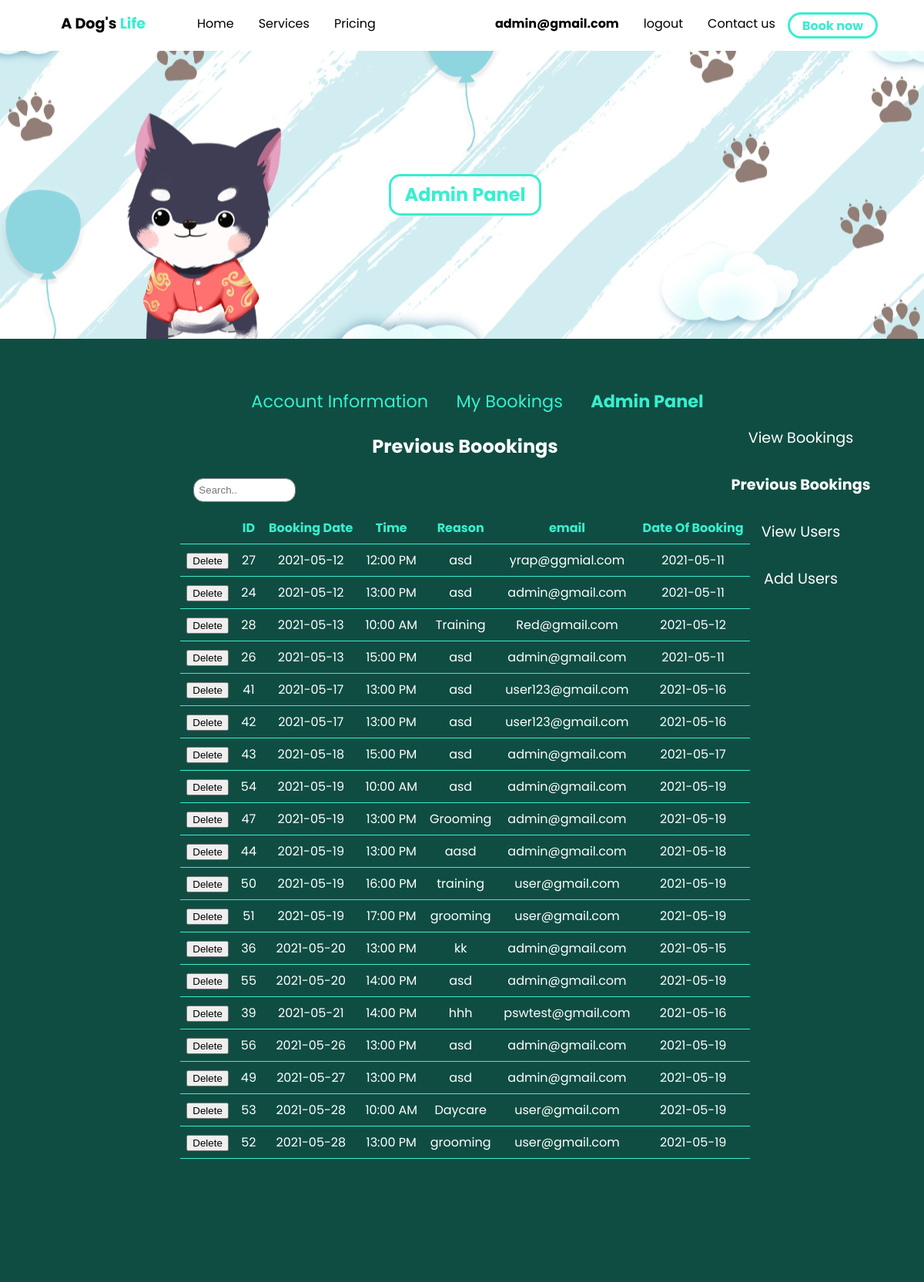
The app's page /php/account/admin/adminPrevBookings.php (signed in) with its own data.
### tables this page shows
CREATE TABLE `booking` (
  `id` int(4) NOT NULL,
  `name` varchar(20) NOT NULL,
  `surname` varchar(20) NOT NULL,
  `email` varchar(20) NOT NULL,
  `Pnumber` varchar(12) NOT NULL,
  `bookedDate` date NOT NULL,
  `time` time NOT NULL,
  `reason` varchar(50) NOT NULL,
  `dateOfBooking` date DEFAULT NULL
);

### php/account/admin/adminPrevBookings.php (the view, shortened to what this page needs)
<?php
require('adminScript.inc.php');
$bookingQuery = "SELECT * FROM booking ORDER BY bookedDate, time  ASC";
$result = mysqli_query($db, $bookingQuery);
$comingBookings = array();
$today = strtotime("today");
if ($result->num_rows > 0) {
    while($row = $result->fetch_assoc()) {
        $date = $row['bookedDate'];
        $bookedDate = strtotime($date);
        if ($bookedDate < $today) {
            array_push($comingBookings, $row);
        }
    }
}
?>
<!DOCTYPE html>
<html lang="en">
<head>
    <link rel="stylesheet" href="../../../css/account/admin/admin.css">
</head>
<body>
    <div class="navbar" id="home">
        <div class="container">
            <a class="logo" href="../../home.php">A Dog's <span>Life</span></a>
            <nav>
                <ul class="primary-nav">
                    <li><a href="../../home.php">Home</a></li>
                    <li><a href="../../services.php">Services</a></li>
                    <li><a href="../../pricing.php">Pricing</a></li>
                </ul>
                <ul class="secondary-nav">
                  <?php if(isset($_SESSION['email'])) : ?>
                      <li><strong><a href="../account-main.php"><?php echo $_SESSION['email']; ?></a></strong></li>
                      <li><a href="../../home.php?logout='1'">logout</a></li>
                  <?php else : ?>
                      <li><a href="../../loginform.php">Log In</a></li>
                      <li><a href="../../registerform.php">Register</a></li>
                  <?php endif; ?>
                  <li><a href="#contact-us">Contact us</a></li>
                  <li class="book-cta"><a href="../../booking.php">Book now</a></li>
                </ul>
            </nav>
        </div>
    </div>
  <section class="main-banner">
        <div class="container">
            <div class="center">
                <h1>Admin Panel</h1>
            </div>
        </div>
    </section>
    <section class="account-sec">
        <div class="container">
            <div class="nav">
                <ul>
                    <li><a href="../account-main.php" id="first-li">Account Information</a></li>
                    <li><a href="../comBookings.php">My Bookings</a></li>
                    <?php if(isset($_SESSION['admin'])) : ?>
                        <li><strong><a href="adminMain.php">Admin Panel</a></strong></li>
                    <?php endif; ?>
                </ul>
            </div>
            <div class="nav-right">
                <ul>
                    <li><a href="adminMain.php">View Bookings</a></li>
                    <li><strong><a href="adminPrevBookings.php">Previous Bookings</a></strong></li>
                    <li><a href="adminUsers.php">View Users</a></li>
                    <li><a href="addAdmin.php">Add Users</a></li>
                </ul>
            </div>
            <div class="main-box">
                <div class="flex-container">
                    <div class="bookings">
                        <h2>Previous Boookings</h2>
                        <div class="inputContainer">
                            <input type="text" id="searchInput" placeholder="Search.." style="margin-right: 43em;">
                        </div>
                        <table>
                            <thead>
                                <tr>
                                <th scope="col"></th>
                                <th scope="col">ID</th>
                                <th scope="col">Booking Date</th>
                                <th scope="col">Time</th>
                                <th scope="col">Reason</th>
                                <th scope="col">email</th>
                                <th scope="col">Date Of Booking</th>
                            </tr>
                            </thead>
                            <tbody id="fromDatabase">
                                <div class="bookingRows">
                                    <?php foreach($comingBookings as $key=>$val){ ?>
                                        <tr class="row">
                                            <td><input type="button" class="delete" value="Delete"></td>
                                            <td class="bookingId"><?php echo $val['id']; ?></td>
                                            <td><?php echo $val['bookedDate']; ?></td>
                                            <td><?php echo date('H:i A', strtotime($val['time']));?></td>
                                            <td><?php echo $val['reason']; ?></td>
                                            <td><?php echo $val['email']; ?></td>
                                            <td><?php echo $val['dateOfBooking']; ?></td>
                                        </tr>
                                    <?php } ?>
                                </div>
                            </tbody>
                        </table>
                    </div>
                </div>
            </div>
        </div>
    </section>
</body>
</html>

### css/account/admin/admin.css (style rules this page uses)
:root { --primary-color: #39EECF; --secondary-color: #0f4d42; }
body { font-family: "Poppins"; background: #E2E2E2; margin: 0; }
.navbar { background-color: white; padding: 1em; }
.navbar .logo { font-weight: bold; font-size: 1.2em; margin-left: 1em; color: black; width: 120px; }
.navbar .logo span { color: var(--primary-color); }
.navbar nav { display: none; }
.navbar .container { display: -webkit-box; display: -ms-flexbox; display: flex; place-content: space-between; }
a { text-decoration: none; }
ul { list-style-type: none; margin: 0; padding: 0; }
section { padding: 5em 2em; }
.main-banner { background: url("../../../resources/assets/Services banner.svg") no-repeat; background-size: cover; background-position: center; text-align: center; }
.main-banner h1 { text-align: center; margin: auto; background: white; width: 8em; line-height: 2em; border: solid var(--primary-color); border-radius: 15px; color: var(--primary-color); }
.account-sec { background-color: var(--secondary-color); padding-top: 4em; padding-bottom: 70px h1; padding-bottom-text-align: center; padding-bottom-color: white; padding-bottom-font-weight: bold; padding-bottom-font-size: 2em; padding-bottom-margin-bottom: 2em; }
.account-sec .nav ul { float: center; text-align: center; }
.account-sec .nav ul li { display: inline-block; margin-left: 2em; }
.account-sec .nav ul li a { color: var(--primary-color); font-size: 1.4em; }
.account-sec .nav-right { position: relative; float: right; }
.account-sec .nav-right ul { position: absolute; display: block; right: -1em; top: 1em; }
.account-sec .nav-right ul li { margin-bottom: 2em; text-align: center; width: 15em; }
.account-sec .nav-right ul a { color: white; font-size: 1.2em; }
.account-sec .main-box { color: white; }
.account-sec .main-box .inputContainer { text-align: center; margin: 0 auto; }
.account-sec .main-box .inputContainer input { width: 10em; padding: .5em; border-radius: 1em; border: 1px solid gray; -webkit-box-sizing: border-box; box-sizing: border-box; margin-bottom: 1em; }
.account-sec .main-box .flex-container .bookings h2 { width: -webkit-fit-content; width: -moz-fit-content; width: fit-content; margin: 1em auto; }
.account-sec .main-box .flex-container .bookings table { margin: auto; border-collapse: collapse; }
.account-sec .main-box .flex-container .bookings table th, .account-sec .main-box .flex-container .bookings table td { padding: 8px; border-bottom: 1px solid var(--primary-color); }
.account-sec .main-box .flex-container .bookings table th { color: var(--primary-color); }
.account-sec .main-box .flex-container .bookings table td { text-align: center; }
nav { position: fixed; z-index: 500; width: 60%; right: 0; top: 0; background: var(--secondary-color); display: block; height: 100vh; padding: 1em; }
nav ul.primary-nav { margin-top: 5em; }
nav li a { color: white; display: block; padding: .6em; font-size: 1.2em; text-align: right; }
@media only screen and (min-width: 768px) { .navbar .container { display: -ms-grid; display: grid; -ms-grid-columns: 180px auto; grid-template-columns: 180px auto; -webkit-box-pack: unset; -ms-flex-pack: unset; justify-content: unset; } }
@media only screen and (min-width: 768px) { .navbar nav { display: -webkit-box; display: -ms-flexbox; display: flex; -webkit-box-pack: justify; -ms-flex-pack: justify; justify-content: space-between; position: unset; height: auto; background: none; height: auto; width: 100%; padding: 0; } }
@media only screen and (min-width: 768px) { .navbar nav ul { display: -webkit-box; display: -ms-flexbox; display: flex; } }
@media only screen and (min-width: 768px) { .navbar nav a { color: black; font-size: 1em; padding: .1em 1em; } }
@media only screen and (min-width: 768px) { .navbar nav ul.primary-nav { margin: 0; } }
@media only screen and (min-width: 768px) { .navbar nav li.book-cta a { font-weight: bold; border: solid var(--primary-color); border-radius: 5em; color: var(--primary-color); } }
@media only screen and (min-width: 1080px) { .container { width: 1080px; margin: 0 auto; } }
@media only screen and (min-width: 1080px) { section { padding: 10em 4em; } }

### records on screen
booking: id "27", bookedDate "2021-05-12", time "12:00 PM", reason "asd", email "yrap@ggmial.com", dateOfBooking "2021-05-11"
booking: id "24", bookedDate "2021-05-12", time "13:00 PM", reason "asd", email "admin@gmail.com", dateOfBooking "2021-05-11"
booking: id "28", bookedDate "2021-05-13", time "10:00 AM", reason "Training", email "Red@gmail.com", dateOfBooking "2021-05-12"
booking: id "26", bookedDate "2021-05-13", time "15:00 PM", reason "asd", email "admin@gmail.com", dateOfBooking "2021-05-11"
booking: id "41", bookedDate "2021-05-17", time "13:00 PM", reason "asd", email "user123@gmail.com", dateOfBooking "2021-05-16"
booking: id "42", bookedDate "2021-05-17", time "13:00 PM", reason "asd", email "user123@gmail.com", dateOfBooking "2021-05-16"
booking: id "43", bookedDate "2021-05-18", time "15:00 PM", reason "asd", email "admin@gmail.com", dateOfBooking "2021-05-17"
booking: id "54", bookedDate "2021-05-19", time "10:00 AM", reason "asd", email "admin@gmail.com", dateOfBooking "2021-05-19"
booking: id "47", bookedDate "2021-05-19", time "13:00 PM", reason "Grooming", email "admin@gmail.com", dateOfBooking "2021-05-19"
booking: id "44", bookedDate "2021-05-19", time "13:00 PM", reason "aasd", email "admin@gmail.com", dateOfBooking "2021-05-18"
booking: id "50", bookedDate "2021-05-19", time "16:00 PM", reason "training", email "user@gmail.com", dateOfBooking "2021-05-19"
booking: id "51", bookedDate "2021-05-19", time "17:00 PM", reason "grooming", email "user@gmail.com", dateOfBooking "2021-05-19"
booking: id "36", bookedDate "2021-05-20", time "13:00 PM", reason "kk", email "admin@gmail.com", dateOfBooking "2021-05-15"
booking: id "55", bookedDate "2021-05-20", time "14:00 PM", reason "asd", email "admin@gmail.com", dateOfBooking "2021-05-19"
booking: id "39", bookedDate "2021-05-21", time "14:00 PM", reason "hhh", email "pswtest@gmail.com", dateOfBooking "2021-05-16"
booking: id "56", bookedDate "2021-05-26", time "13:00 PM", reason "asd", email "admin@gmail.com", dateOfBooking "2021-05-19"
booking: id "49", bookedDate "2021-05-27", time "13:00 PM", reason "asd", email "admin@gmail.com", dateOfBooking "2021-05-19"
booking: id "53", bookedDate "2021-05-28", time "10:00 AM", reason "Daycare", email "user@gmail.com", dateOfBooking "2021-05-19"
booking: id "52", bookedDate "2021-05-28", time "13:00 PM", reason "grooming", email "user@gmail.com", dateOfBooking "2021-05-19"

### other values on screen
$_SESSION['email'] "admin@gmail.com"
